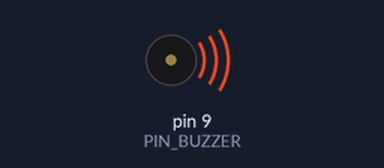
The sketch below on a simulated Arduino Uno, built with avr-gcc and run on an emulated ATmega328P. Shown: buzzer (waves = sounding).

Above: at 0.8 s.
Timing chart, 0 to 16.8 s (numbered marks = the images above):
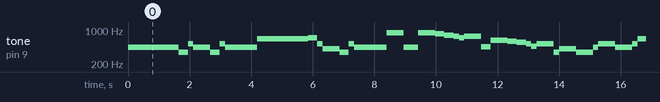

Measured:
- by itself, tone on pin 9 (PIN_BUZZER): plays 440 Hz for 1.7 s, 349 Hz for 0.30 s, 523 Hz for 0.18 s, 440 Hz for 0.55 s, 349 Hz for 0.30 s, 523 Hz for 0.18 s … (296 notes in this stretch)

The sketch:

15_zumbador_pasivo.ino
```cpp
#define PIN_BUZZER 9

// Definimos las frecuencias de las notas
int Do=261,
    Re=294,
    Mi=329,
    Fa=349,
    Sol=391,
    SolS=415,
    La=440,
    LaS=455,
    Si=466,
    DoH=523,
    DoHS=554,
    ReH=587,
    ReHS=622,
    MiH=659,
    FaH=698,
    FaHS=740,
    SolH=784,
    SolHS=831,
    LaH=880,
    LaHS=932,
    SiH=988,
    ReH2=1175,
    FaHS2=1480,
    PAU=30000; //pausa

// Definimos los tiempos:
int r = 4000, // redonda
    b = 2000, // blanca
    n = 1000,  // negra
    c = 500,  // corchea
    s = 250,  // semicorchea
    f = 125,  // fusa
    sf= 62;   // semifusa

// MELODIA 1
int melodia1[] = {SiH, ReH2, SiH, ReH2, PAU, SiH, LaH, SiH, SiH, SiH, PAU, ReH2, SiH, SiH, PAU, ReH2, PAU, ReH2, ReH2, PAU, SiH, ReH2, SiH, ReH2, PAU,
                 SiH, LaH, SiH, SiH, SiH, PAU, ReH2, SiH, SiH, PAU, ReH2, PAU, ReH2, ReH2, PAU, ReH2, PAU, SiH, ReH2, PAU, SiH, ReH2, PAU, SiH, ReH2,
                 PAU, SiH, PAU, ReH2, SiH, LaH, SiH, PAU, ReH2,PAU, SiH, ReH2, PAU, SiH, ReH2, PAU, SiH, ReH2, PAU, SiH, PAU, ReH2, SiH, LaH, SiH,
                 PAU, FaHS2, PAU, ReH2, FaHS2, PAU, ReH2, FaHS2, PAU, ReH2 ,FaHS2, PAU, ReH2, FaHS2, PAU, ReH2, LaH, SolHS, SiH, PAU, FaHS2, PAU,
                 ReH2, FaHS2, PAU, ReH2, FaHS2, PAU, ReH2, FaHS2, PAU, ReH2, FaHS2, PAU, ReH2, LaH, SiH, SiH
                };
int tiempos1[] = {s, s, s, s, c, f, s, s, f, s, c, s, s, s, c, s, s, s, s, n, s, s, s, s, c, f, s, s, f, s, c, s, s, s, c, s, s, s,
                 s, n, s, s, s, s, s, s, s, s, s, s, s, s, f, s, s, s, s, s, s, s, s, s, s, s, s, s, s, s, s, s, s, s, s, s, s, s,
                 s, s, s, s, s, s, s, s, s, s, s, s, f, s, s, s, s, s, s, s, s, s, s, s, s, s, s, s, s, s, s, s, s, s, s, s,
                };

int melodia2[] = {La, La, La, Fa, DoH,
                  La, Fa, DoH, La,
                  MiH, MiH, MiH, FaH, DoH,
                  SolS, Fa, DoH, La,
                  LaH, La, La, LaH, SolHS, SolH,
                  FaHS, FaH, FaHS, LaS, ReHS, ReH, DoHS,
                  DoH, Si, DoH, Fa, SolS, Fa, La,
                  DoH, La, DoH, MiH,
                  LaH, La, La, LaH, SolHS, SolH,
                  FaHS, FaH, FaHS, LaS, ReHS, ReH, DoHS,
                  DoH, Si, DoH, Fa, SolS, Fa, DoH,
                  La, Fa, Do, La};

int tiempos2[] = {c, c, c, s, f,
                  c, s, f, n,
                  c, c, c, s, f,
                  c, s, f, n,
                  c, s, f, c, s, s,
                  f, f, c, s, c, s, s,
                  f, f, c, f, c, c, f,
                  c, c, f, n,
                  c, s, f, c, s, s,
                  f, f, c, s, c, s, s,
                  f, f, c, s, c, c, f,
                   c, c, f, n};


const int size_melodia = sizeof(melodia2) / sizeof(melodia2[0]);

void setup()
{
  pinMode(PIN_BUZZER, OUTPUT);
}

void loop()
{
  for (int i=0; i<size_melodia-1; i++){
    tone(PIN_BUZZER, melodia2[i]);
    delay(tiempos2[i]+50);
    noTone(PIN_BUZZER);
  }
}
```
